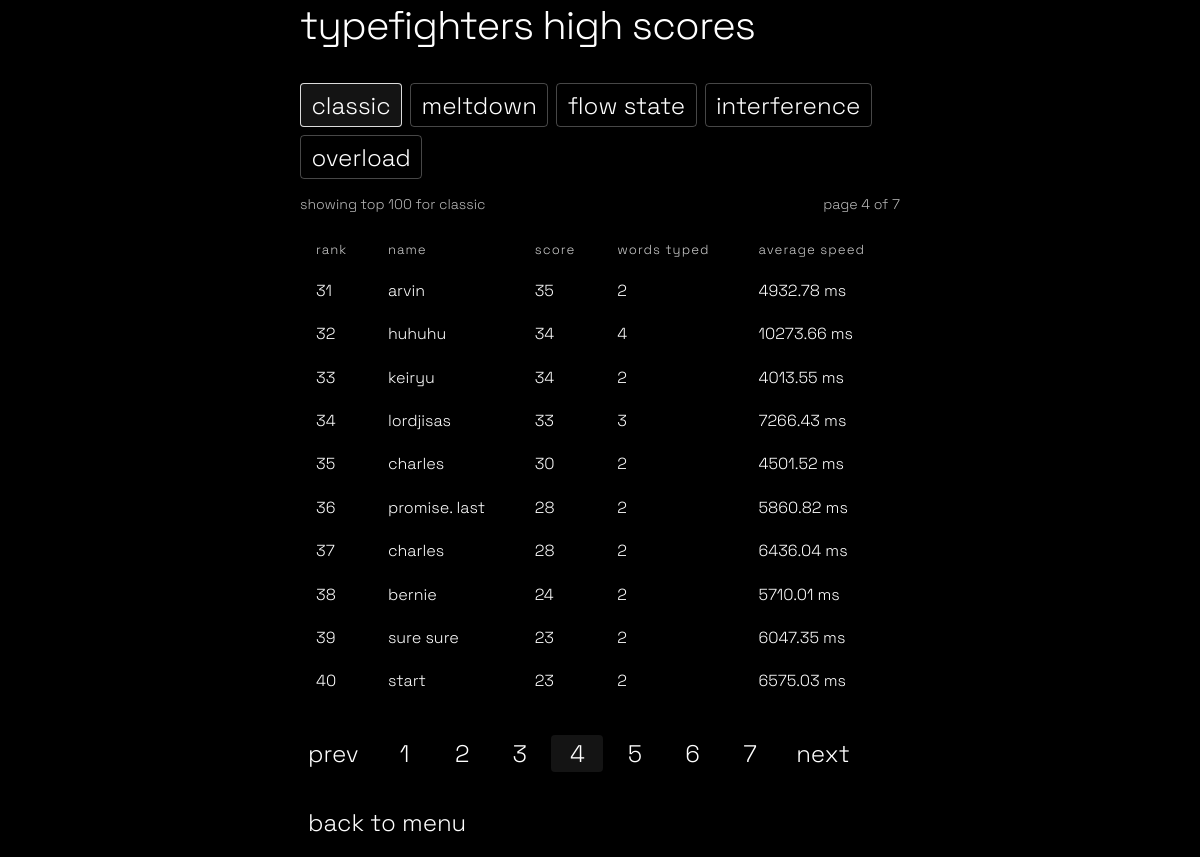
/highscores?mode=classic&page=4, run on the app's committed database.
### models.py (models this page shows, shortened)
class HighScore(db.Model):
    id = db.Column(db.Integer, primary_key=True)
    name = db.Column(db.String(50), nullable=False)
    game_mode = db.Column(db.String(20), nullable=False, default='Classic')
    score = db.Column(db.Integer, nullable=False)
    avg_speed = db.Column(db.Float, nullable=False)
    words_typed = db.Column(db.Integer, nullable=False)
    final_stats_json = db.Column(db.Text, nullable=False, default='[]')
    created_at = db.Column(db.DateTime, default=datetime.utcnow)
    def to_dict(self):
        return {
            'name': self.name,
            'game_mode': self.game_mode,
            'score': self.score,
            'avg_speed': self.avg_speed,
            'words_typed': self.words_typed,
            'final_stats_json': self.final_stats_json
        }

### app.py (the view)
@app.route('/highscores')
def highscores():
    mode_tabs = [
        ('classic', 'Classic'),
        ('meltdown', 'Meltdown'),
        ('flow-state', 'Flow State'),
        ('interference', 'Interference'),
        ('overload', 'Overload')
    ]
    selected_mode = (request.args.get('mode') or 'classic').strip().lower()
    if selected_mode not in {slug for slug, _ in mode_tabs}:
        selected_mode = 'classic'
    page = _coerce_int(request.args.get('page'), 1)
    if page < 1:
        page = 1
    query = HighScore.query.filter(HighScore.game_mode == MODE_LABEL_MAP[selected_mode])
    all_scores = query.order_by(HighScore.score.desc(), HighScore.created_at.desc()).limit(100).all()
    page_size = 10
    total_scores = len(all_scores)
    total_pages = max(1, math.ceil(total_scores / page_size))
    if page > total_pages:
        page = total_pages
    start_index = (page - 1) * page_size
    scores = all_scores[start_index:start_index + page_size]
    stat_headers = build_final_stats(MODE_LABEL_MAP[selected_mode], {})
    stat_labels = [header['label'] for header in stat_headers]
    leaderboard_rows = []
    for index, row in enumerate(scores, start=start_index + 1):
        try:
            final_stats = json.loads(row.final_stats_json or '[]')
        except (TypeError, ValueError):
            final_stats = []
        if not final_stats:
            final_stats = build_final_stats(row.game_mode, row.to_dict())
        stat_map = {}
        for stat in final_stats:
            if isinstance(stat, dict) and 'label' in stat and 'value' in stat:
                stat_map[str(stat['label'])] = str(stat['value'])
        normalized_stats = []
        for label in stat_labels:
            normalized_stats.append({
                'label': label,
                'value': stat_map.get(label, '-')
            })
        leaderboard_rows.append({
            'rank': index,
            'score': row,
            'final_stats': normalized_stats
        })
    return render_template(
        'highscores.html',
        leaderboard_rows=leaderboard_rows,
        selected_mode=selected_mode,
        selected_mode_label=MODE_LABEL_MAP[selected_mode],
        mode_tabs=mode_tabs,
        stat_headers=stat_headers,
        page=page,
        total_pages=total_pages,
        total_scores=total_scores
    )

### app.py (called while the page is built, shortened)
def _coerce_int(value, default=0):
    try:
        return int(round(float(value)))
    except (TypeError, ValueError):
        return default

def _coerce_float(value, default=0.0):
    try:
        return float(value)
    except (TypeError, ValueError):
        return default

def build_final_stats(game_mode, payload, mode_stats=None):
    mode_name = str(game_mode or 'Classic').strip()
    data = mode_stats if isinstance(mode_stats, dict) else payload
    if mode_name == 'Meltdown':
        return [
            {'label': 'words cleared', 'value': str(_coerce_int(data.get('total_attempts') or data.get('words_cleared')))}
        ]
    words_typed = _coerce_int(data.get('total_attempts') or data.get('words_typed'))
    avg_speed = _coerce_float(data.get('avg_speed'))
    return [
        {'label': 'words typed', 'value': str(words_typed)},
        {'label': 'average speed', 'value': f'{avg_speed:.2f} ms'}
    ]

### templates/highscores.html
{% extends "base.html" %}
{% block content %}
<div class="highscores-layout">
    <div class="menu-title">typefighters high scores</div>
    <div class="score-tabs">
        {% for slug, label in mode_tabs %}
        <a class="menu-link score-tab{% if selected_mode == slug %} score-tab-active{% endif %}" href="{{ url_for('highscores', mode=slug, page=1) }}">{{ label }}</a>
        {% endfor %}
    </div>
    <div class="highscores-meta">
        <div class="highscores-meta-item">showing top 100 for {{ selected_mode_label }}</div>
        <div class="highscores-meta-item">page {{ page }} of {{ total_pages }}</div>
    </div>
    <div class="responsive-table highscores-table-wrap">
        <table>
            <thead>
                <tr>
                    <th>rank</th>
                    <th>name</th>
                    <th>score</th>
                    {% for header in stat_headers %}
                    <th>{{ header.label }}</th>
                    {% endfor %}
                </tr>
            </thead>
            <tbody>
                {% for item in leaderboard_rows %}
                <tr>
                    <td>{{ item.rank }}</td>
                    <td>{{ item.score.name }}</td>
                    <td>{{ item.score.score }}</td>
                    {% for stat in item.final_stats %}
                    <td>{{ stat.value }}</td>
                    {% endfor %}
                </tr>
                {% else %}
                <tr>
                    <td colspan="{{ 3 + stat_headers|length }}" class="text-center">no high scores yet.</td>
                </tr>
                {% endfor %}
            </tbody>
        </table>
    </div>
    <div class="score-pagination">
        <a class="menu-link score-page-link{% if page <= 1 %} is-disabled{% endif %}" href="{{ url_for('highscores', mode=selected_mode, page=page-1) if page > 1 else '#' }}">prev</a>
        <div class="score-page-numbers">
            {% for page_number in range(1, total_pages + 1) %}
            <a class="menu-link score-page-number{% if page_number == page %} score-page-number-active{% endif %}" href="{{ url_for('highscores', mode=selected_mode, page=page_number) }}">{{ page_number }}</a>
            {% endfor %}
        </div>
        <a class="menu-link score-page-link{% if page >= total_pages %} is-disabled{% endif %}" href="{{ url_for('highscores', mode=selected_mode, page=page+1) if page < total_pages else '#' }}">next</a>
    </div>
    <button class="menu-link" onclick="window.location.href='{{ url_for('menu') }}'">back to menu</button>
</div>
{% endblock %}

### static/styles.css (style rules this page uses)
body { background: #000; color: #fff; font-family: 'Space Grotesk', 'Fira Mono', 'Consolas', 'Menlo', monospace; min-height: 100vh; margin: 0; height: 100vh; width: 100vw; overflow-x: hidden; font-weight: 300; text-transform: lowercase; }
.menu-title { font-size: 2.5rem; font-weight: 300; margin-bottom: 2rem; letter-spacing: -1px; text-align: left; color: #fff; font-family: 'Space Grotesk', sans-serif; text-transform: lowercase; }
.menu-link { display: block; color: #333; background: none; border: none; font-size: 1.5rem; font-family: 'Space Grotesk', sans-serif; margin: 1rem 0; text-align: left; cursor: pointer; text-decoration: none; outline: none; border-radius: 4px; padding: 0.2rem 0.5rem; transition: color 0.2s; font-weight: 300; text-transform: lowercase; }
.menu-link, .menu-link:visited { color: #fff; }
.score-tab { margin: 0; padding: 0.35rem 0.65rem; border: 1px solid rgba(255, 255, 255, 0.28); }
.score-tab.score-tab-active { border-color: rgba(255, 255, 255, 0.85); background: rgba(255, 255, 255, 0.08); }
.score-tabs { display: flex; gap: 0.5rem; flex-wrap: wrap; margin-bottom: 1rem; }
.highscores-layout { width: 100%; }
.highscores-meta { display: flex; justify-content: space-between; gap: 1rem; margin: 0.15rem 0 1rem 0; font-size: 0.88rem; opacity: 0.72; }
.highscores-table-wrap { margin-bottom: 1rem; }
.highscores-table-wrap table th, .highscores-table-wrap table td { padding: 0.55rem 0.4rem; border-bottom: 1px solid rgba(255, 255, 255, 0.12); text-align: left; vertical-align: top; }
.highscores-table-wrap table thead th { border-bottom-color: rgba(255, 255, 255, 0.42); font-size: 0.82rem; letter-spacing: 0.08em; opacity: 0.8; }
.score-pagination { display: flex; align-items: center; gap: 0.75rem; flex-wrap: wrap; margin-bottom: 1rem; }
.score-page-numbers { display: flex; gap: 0.35rem; flex-wrap: wrap; }
.score-page-number, .score-page-link { min-width: 2.25rem; text-align: center; }
.score-page-number-active { border-color: rgba(255, 255, 255, 0.85); background: rgba(255, 255, 255, 0.08); }
a, .link-btn { color: #fff; text-decoration: none; cursor: pointer; font-size: 1.1rem; margin: 0.5rem 0; background: none; border: none; padding: 0; font-family: 'Space Grotesk', sans-serif; text-align: left; font-weight: 300; text-transform: lowercase; }
th, td { border: none !important; padding: 0.7rem 1rem !important; text-align: left; color: #fff; background: none; font-family: 'Space Grotesk', sans-serif; font-weight: 300; text-transform: lowercase; }
::placeholder { color: #aaa; }
.responsive-table { width: 100%; }
.responsive-table table { width: 100%; border-collapse: collapse; }

### data on the page
HighScore: score.name "arvin", score.score "35"
HighScore: score.name "huhuhu", score.score "34"
HighScore: score.name "keiryu", score.score "34"
HighScore: score.name "lordjisas", score.score "33"
HighScore: score.name "charles", score.score "30"
HighScore: score.name "promise. last", score.score "28"
HighScore: score.name "charles", score.score "28"
HighScore: score.name "bernie", score.score "24"
HighScore: score.name "sure sure", score.score "23"
HighScore: score.name "start", score.score "23"

### other printed values
{{ label }} "classic" "meltdown" "flow state" "interference" "overload"
{{ selected_mode_label }} "classic"
{{ page }} "4"
{{ total_pages }} "7"
{{ header.label }} "words typed" "average speed"
{{ item.rank }} "31" "32" "33" "34" "35" "36" "37" "38" "39" "40"
{{ stat.value }} "2" "4932.78 ms" "4" "10273.66 ms" "2" "4013.55 ms" "3" "7266.43 ms" "2" "4501.52 ms" "2" "5860.82 ms" "2" "6436.04 ms" "2" "5710.01 ms" "2" "6047.35 ms" "2" "6575.03 ms"
{{ page_number }} "1" "2" "3" "4" "5" "6" "7"
